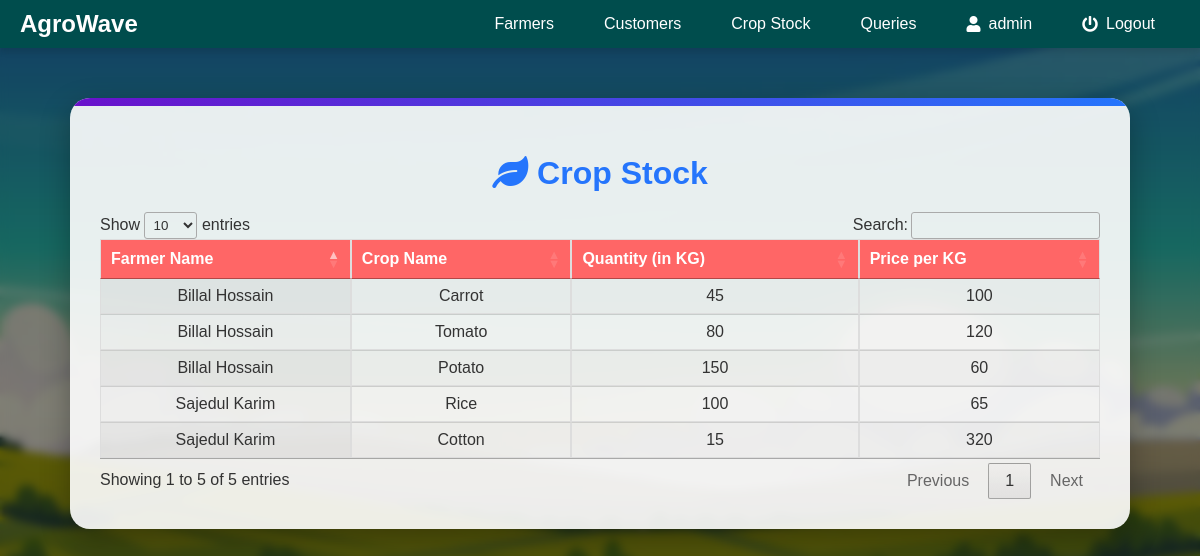
/admin/aproducedcrop.php (signed in), run on the app's committed database.
### tables this page shows
CREATE TABLE `farmer_crops_trade` (
  `trade_id` int(11) NOT NULL,
  `farmer_fkid` int(50) NOT NULL,
  `Trade_crop` varchar(255) NOT NULL,
  `Crop_quantity` double NOT NULL,
  `costperkg` int(11) NOT NULL,
  `msp` int(11) NOT NULL
);

CREATE TABLE `farmerlogin` (
  `farmer_id` int(11) NOT NULL,
  `farmer_name` varchar(255) NOT NULL,
  `password` varchar(255) NOT NULL,
  `email` varchar(255) NOT NULL,
  `phone_no` varchar(50) NOT NULL,
  `F_gender` varchar(255) NOT NULL,
  `F_birthday` varchar(255) NOT NULL,
  `F_State` varchar(255) NOT NULL,
  `F_District` varchar(255) NOT NULL,
  `F_Location` varchar(255) NOT NULL,
  `otp` int(20) DEFAULT NULL
);

### admin/aproducedcrop.php (the view, shortened to what this page needs)
<?php
require('../sql.php');
$user = $_SESSION['admin_login_user'];
$query4 = "SELECT * from admin where admin_name ='$user'";
$ses_sq4 = mysqli_query($conn, $query4);
$row4 = mysqli_fetch_assoc($ses_sq4);
$para2 = $row4['admin_name'];
?>
<!DOCTYPE html>
<html lang="en">
<head>
    <link rel="stylesheet" type="text/css" href="https://cdn.datatables.net/1.12.1/css/jquery.dataTables.min.css">
</head>
<body>
    <?php include('anav.php'); ?>
    <div class="container">
        <h2><i class="fas fa-leaf"></i> Crop Stock</h2>
        <table id="cropStockTable" class="display">
            <thead>
                <tr>
                    <th>Farmer Name</th>
                    <th>Crop Name</th>
                    <th>Quantity (in KG)</th>
                    <th>Price per KG</th>
                </tr>
            </thead>
            <tbody>
                <?php
                $sql = "
                    SELECT fc.farmer_name, fct.Trade_crop, fct.Crop_quantity, fct.costperkg
                    FROM farmer_crops_trade fct
                    INNER JOIN farmerlogin fc ON fct.farmer_fkid = fc.farmer_id
                    WHERE fct.Crop_quantity > 0
                ";
                $query = mysqli_query($conn, $sql);
                while ($res = mysqli_fetch_array($query)) {
                ?>
                    <tr>
                        <td><?php echo $res['farmer_name']; ?></td>
                        <td><?php echo $res['Trade_crop']; ?></td>
                        <td><?php echo $res['Crop_quantity']; ?></td>
                        <td><?php echo $res['costperkg']; ?></td>
                    </tr>
                <?php
                }
                ?>
            </tbody>
        </table>
    </div>
</body>
</html>

### admin/anav.php (shortened to what this page needs)
<!DOCTYPE html>
<html lang="en">
<head>
  <link href="https://cdnjs.cloudflare.com/ajax/libs/font-awesome/5.15.4/css/all.min.css" rel="stylesheet">
</head>
<body>
  <nav>
    <a href="../index.php" class="navbar-brand">
      AgroWave
    </a>
    <ul>
      <li>
      <a href="afarmers.php">Farmers</a>
      </li>
      <li>
        <a href="acustomers.php">Customers</a>
      </li>
      <li>
        <a href="aproducedcrop.php">Crop Stock</a>
      </li>
      <li>
        <a href="aviewmsg.php">Queries</a>
      </li>
      <li>
        <a href="aprofile.php"><i class="fas fa-user"></i> <?php echo $para2; ?></a>
      </li>
      <li>
        <a href="alogout.php" class="text-danger"><i class="fas fa-power-off"></i> Logout</a>
      </li>
    </ul>
  </nav>
</body>
</html>

### admin/aproducedcrop.php (style rules this page uses)
body { font-family: 'Arial', sans-serif; margin: 0; padding: 0; background: url('../assets/img/admin.jpg') no-repeat center center fixed; background-size: cover; color: #fff; overflow-x: hidden; }
body::before { content: ''; position: fixed; top: 0; left: 0; width: 100%; height: 100%; background: rgba(0, 0, 0, 0.5); backdrop-filter: blur(4px); z-index: -1; }
.container { max-width: 1000px; margin: 50px auto; background: rgba(255, 255, 255, 0.9); color: #333; border-radius: 20px; box-shadow: 0 10px 30px rgba(0, 0, 0, 0.3); overflow: hidden; padding: 30px; position: relative; animation: fadeIn 1s ease-out; }
.container::before { content: ''; position: absolute; top: 0; left: 0; width: 100%; height: 8px; background: linear-gradient(to right, #6a11cb, #2575fc); }
h2 { text-align: center; color: #2575fc; font-weight: bold; margin-bottom: 20px; font-size: 2rem; }
table { width: 100%; border-collapse: collapse; margin-top: 20px; }
th, td { padding: 15px; text-align: center; border: 1px solid #ddd; }
th { background-color: #ff6666; color: white; }
a { text-decoration: none; color: white; }

### admin/anav.php (style rules this page uses)
nav { background-color: #004d4d; display: flex; justify-content: space-between; align-items: center; padding: 10px 20px; position: sticky; top: 0; z-index: 1000; box-shadow: 0 4px 6px rgba(0, 0, 0, 0.1); }
nav .navbar-brand { display: flex; align-items: center; text-decoration: none; color: white; font-size: 24px; font-weight: bold; }
nav ul { list-style: none; display: flex; margin: 0; padding: 0; }
nav ul li { margin: 0 15px; position: relative; }
nav ul li a { text-decoration: none; color: white; font-size: 16px; padding: 5px 10px; transition: all 0.3s ease; display: flex; align-items: center; }
nav ul li a i { margin-right: 8px; }

### data on the page
farmer_crops_trade: farmer_fkid.farmer_name "Billal Hossain", Trade_crop "Carrot", Crop_quantity "45", costperkg "100"
farmer_crops_trade: farmer_fkid.farmer_name "Billal Hossain", Trade_crop "Tomato", Crop_quantity "80", costperkg "120"
farmer_crops_trade: farmer_fkid.farmer_name "Billal Hossain", Trade_crop "Potato", Crop_quantity "150", costperkg "60"
farmer_crops_trade: farmer_fkid.farmer_name "Sajedul Karim", Trade_crop "Rice", Crop_quantity "100", costperkg "65"
farmer_crops_trade: farmer_fkid.farmer_name "Sajedul Karim", Trade_crop "Cotton", Crop_quantity "15", costperkg "320"

### other printed values
$para2 "admin"
